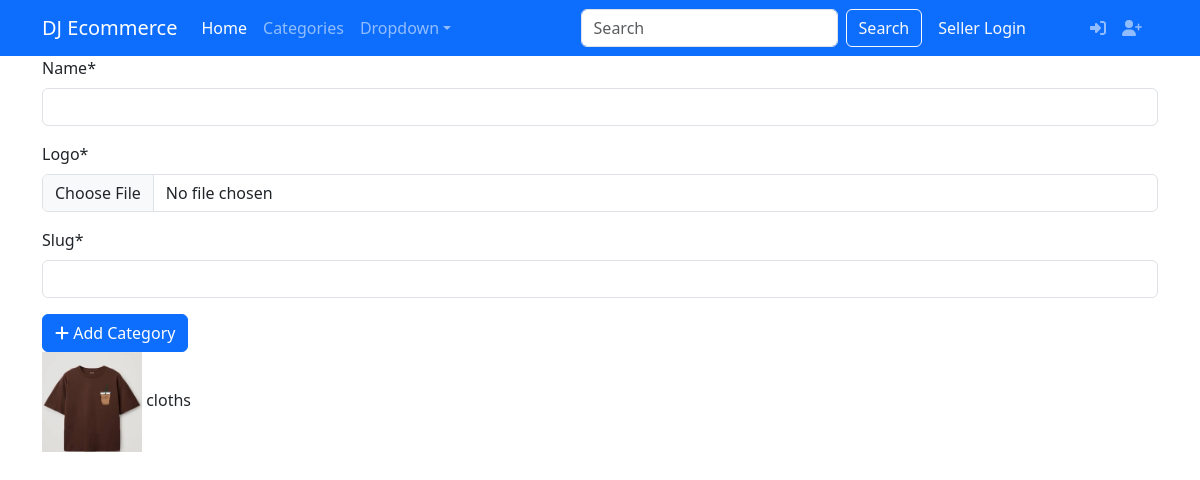
Page /category/ on the earlier database version.
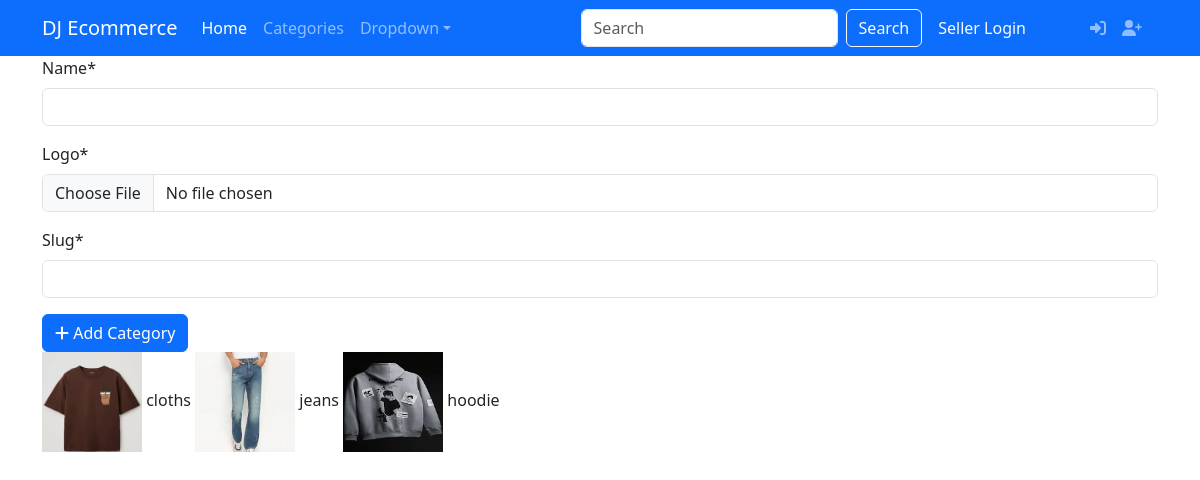
Same page on the later database version.
### products/models.py (models this page shows, shortened)
class Category(models.Model):
    name = models.CharField(max_length=255)
    logo = models.ImageField(upload_to='category/')
    slug = models.SlugField(max_length=255, unique = True)

### products/views.py (the view)
# urls.py: path('category/', category_list, name='category_list'),
def category_list(request):
    return render(
        request,
        'products/category_list.html',
        {
            'categories': Category.objects.all(),
            'form': CategoryForm()
        }
    )

### products/forms.py
class CategoryForm(forms.ModelForm):
    class Meta:
        model = Category
        fields = '__all__'

### templates/products/category_list.html (shortened to what this page needs)
{% extends 'layout/base.html' %}
{% load static %}
{% load crispy_forms_tags %}
{% block content %}
<div class="container">
    <div class="row">
        <form action="{% url 'category_create' %}"
            method="post" enctype="multipart/form-data">
            {{ form|crispy }}
            <button class="btn btn-primary">
                <i class="fas fa-plus"></i> Add Category
            </button>
        </form>
    </div>
    <div class="row">
        <div class="col">
            {% for item in categories %}
                <img src="{{item.logo.url}}"
                alt="logo" width="100" height="100"
                class="rouded-5">
                {{ item.name }}
            {% empty %}
                <h4>No category available</h4>
            {% endfor %}
        </div>
    </div>
</div>
{% endblock content %}

### templates/layout/base.html (shortened to what this page needs)
<!doctype html>
<html lang="en">
<head>
    <link href="https://cdn.jsdelivr.net/npm/bootstrap@5.3.2/dist/css/bootstrap.min.css" rel="stylesheet"
 />
    <link rel="stylesheet" href="https://cdnjs.cloudflare.com/ajax/libs/font-awesome/6.2.0/css/all.min.css"
 />
</head>
<body>
    <header>
        {% include 'components/header.html' %}
    </header>
    <main>
        {% block content %}
        {% endblock content %}
    </main>
</body>
</html>

### templates/components/header.html (shortened to what this page needs)
<nav class="navbar navbar-expand-lg navbar-dark bg-primary">
    <div class="container">
        <a class="navbar-brand" href="#">DJ Ecommerce</a>
        <div class="collapse navbar-collapse" id="collapsibleNavId">
            <ul class="navbar-nav me-auto mt-2 mt-lg-0">
                <li class="nav-item">
                    <a class="nav-link active" href="#" aria-current="page">Home </a>
                </li>
                <li class="nav-item">
                    <a class="nav-link" href="{% url 'category_list' %}">Categories</a>
                </li>
                <li class="nav-item dropdown">
                    <a class="nav-link dropdown-toggle" href="#" id="dropdownId" data-bs-toggle="dropdown"
                        aria-haspopup="true" aria-expanded="false">Dropdown</a>
                </li>
            </ul>
            <form class="d-flex my-2 my-lg-0">
                <input class="form-control me-sm-2" type="text" placeholder="Search" />
                <button class="btn btn-outline-light my-2 my-sm-0" type="submit">
                    Search
                </button>
            </form>
            <ul class="navbar-nav px-2">
                {% if user.is_authenticated %}
                <li class="nav-item">
                    <a class="nav-link px-2" href="#" title="cart">
                        <i class="fas fa-shopping-cart text-warning"></i>
                    </a>
                </li>
                {% if user.is_superuser %}
                <li class="nav-item">
                    <a class="nav-link" href="{% url 'admin:index' %}" title="dashboard">
                        <i class="fas fa-user"></i>
                    </a>
                </li>
                {% else %}
                <li class="nav-item">
                    <a class="nav-link" href="#" title="dashboard">
                        <i class="fas fa-user"></i>
                    </a>
                </li>
                {% endif %}
                <li class="nav-item">
                    <a class="nav-link" href="{% url 'logout' %}" title="logout">
                        <i class="fas fa-sign-out-alt text-danger"></i>
                    </a>
                </li>
                {% else %}
                <li class="nav-item">
                    <a href="{% url 'seller_login' %}" class="nav-link me-5 text-light ">Seller Login</a>
                </li>
                <li class="nav-item">
                    <a class="nav-link" href="{% url 'login' %}" title="login">
                        <i class="fas fa-sign-in-alt"></i>
                    </a>
                </li>
                <li class="nav-item">
                    <a class="nav-link" href="{% url 'register' %}" title="register">
                        <i class="fas fa-user-plus"></i>
                    </a>
                </li>
                {% endif %}
            </ul>
        </div>
    </div>
</nav>

Differences in the rows shown:
added Category: logo (picture), name "jeans"
added Category: logo (picture), name "hoodie"
